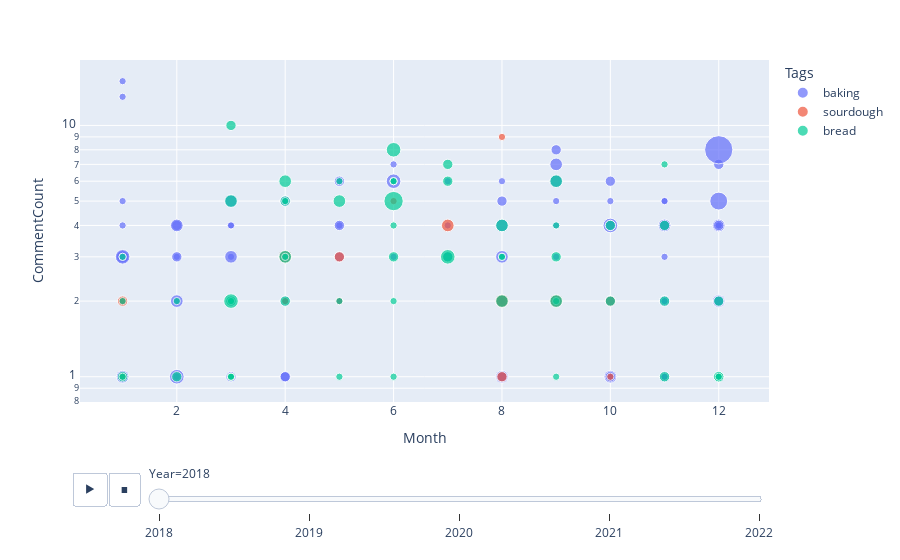

Notebook code for this chart:
### Code cell
fig = px.scatter(mydf,
              x=mydf['Month'],
              y="CommentCount",
              color="Tags",
              size="AnswerCount",
              hover_name="Title",
              hover_data=["Month"],
              log_y=True,
              animation_frame=mydf['Year'],
              #animation_group="Tags",
)

fig.show()

### Figure 1 — Plotly figure (JSON) as saved in the notebook; plotly's stock layout.template omitted (floating-point values rounded to 4 significant figures; data arrays with more than 128 entries replaced by an {"elided": "..."} marker saying what was removed)
{"data": [{"hovertemplate": "<b>%{hovertext}</b><br><br>Tags=baking<br>Year=2018<br>Month=%{x}<br>CommentCount=%{y}<br>AnswerCount=%{marker.size}<extra></extra>", "hovertext": {"elided": "196 str values"}, "legendgroup": "baking", "marker": {"color": "#636efa", "size": {"elided": "196 int values"}, "sizemode": "area", "sizeref": 0.0375, "symbol": "circle"}, "mode": "markers", "name": "baking", "orientation": "v", "showlegend": true, "type": "scatter", "x": {"elided": "196 int values"}, "xaxis": "x", "y": {"elided": "196 int values"}, "yaxis": "y"}, {"hovertemplate": "<b>%{hovertext}</b><br><br>Tags=sourdough<br>Year=2018<br>Month=%{x}<br>CommentCount=%{y}<br>AnswerCount=%{marker.size}<extra></extra>", "hovertext": ["Sourdough starter and long term feeding", "Sourdough recipe with vinegar", "Working with a slack (sticky) sourdough", "Storing fresh sourdough", "Making sourdough bread with just flour and water (and no starter)", "Sourdough starter hydration", "Artisan sourdough bread", "Sourdough starter not buoyant", "What's the point of long/complex sourdough feeding techniques?", "My sourdough starter stopped growing after day two", "What went wrong with this bread?", "What is the difference between a wild yeast starter and a sourdough starter?", "Sourdough Starter Black Spots", "My sourdough starter split in 2 on the 3rd day. What should I do?", "Sourdough starter stopped growing, is it normal?", "Sourdough starter - Have I been doing it wrong?", "When to add salt in sourdough bread mix?", "Small black spot on sourdough starter", "Not feeding sourdough starter enough?", "How do I make my sourdough crust thinner?", "Wheat sourdough starter - \"swamp\" smell", "Pros and Cons of Sourdough", "Why is my gluten so weak?", "Over proofed dough still good?", "What type of flour is ideal for sourdough?", "What does sourdough starter REALLY need?", "Vinegar Smell from Sourdough Starter"], "legendgroup": "sourdough", "marker": {"color": "#EF553B", "size": [1, 1, 2, 1, 1, 2, 1, 1, 3, 1, 2, 1, 1, 1, 3, 3, 2, 2, 3, 1, 0, 1, 1, 3, 1, 2, 2], "sizemode": "area", "sizeref": 0.0375, "symbol": "circle"}, "mode": "markers", "name": "sourdough", "orientation": "v", "showlegend": true, "type": "scatter", "x": [1, 1, 1, 1, 3, 3, 3, 3, 4, 4, 5, 5, 6, 7, 7, 8, 8, 8, 8, 8, 8, 8, 9, 9, 10, 10, 10], "xaxis": "x", "y": [2, 0, 2, 1, 0, 0, 1, 0, 3, 2, 3, 2, 5, 0, 4, 2, 0, 1, 2, 0, 2, 9, 2, 2, 1, 2, 0], "yaxis": "y"}, {"hovertemplate": "<b>%{hovertext}</b><br><br>Tags=bread<br>Year=2018<br>Month=%{x}<br>CommentCount=%{y}<br>AnswerCount=%{marker.size}<extra></extra>", "hovertext": ["Can I par-bake French bread?", "how does bread fermentation change in relation to inital yeast weight, time and temperature?", "Sourdough recipe with vinegar", "Forgot the yeast in a brioche bread recipe", "Can I use whole milk instead of powdered milk?", "After baking, bread coated with shiny residue", "How to create Yellow Bread", "How do I stop my flatbread from going hard like pizza crust?", "How much gluten should I add to maida flour for bread, and how?", "Does waiting for bread to rise before baking change its nutrient composition?", "ziplock-type gallon bag to store my sour dough starter in the fridge.", "Sugar and Salt Solutions", "Converting sugars with yeast", "What causes a bread dough to become dense?", "If I double a bread recipe do I double the salt?", "What cheese might compliment New England clam chowder?", "How interchangeable are fats in yeast bread recipes?", "Can I blend pasta and add water to make bread or pizza dough?", "Baker’s ratio for crackers", "Making sourdough bread with just flour and water (and no starter)", "Should I put yeast in sweet bread?", "Sourdough starter hydration", "Issue getting Atta bread right", "Preserving bread with vinegar", "Artisan sourdough bread", "What are some ways to make caramel thin?", "How can I remove a stuck babka from a stoneware baking bowl?", "Sourdough starter not buoyant", "Adding Instant Yeast to dry bread mix for later use", "Making Easter Bread", "Sun light on sour dough starter", "What's the point of long/complex sourdough feeding techniques?", "No knead bread dough looking slimy after a week", "Working principle of a farinograph", "Bagels - Use of Barley Malt Syrup or Non-Diastatic Malt Powder", "Will an IPA beer work properly for beer bread?", "What is the English name for chleb bez maki?", "Adding malt powder to a conventional brown bread machine recipe", "Undercooked French Bread in Bread machine", "When to apply a white egg wash on white wheat bread?", "Is there a general algorithm for calculating the amount of yeast while making bread?", "How do I make my bread heavy when baked?", "What are some pros/cons of restarting a bread machine mid-cycle?", "About ripe bananas for banana bread", "Can I make bread/pizza dough with only cricket flour and no wheat flour", "What is the difference between a wild yeast starter and a sourdough starter?", "Was \"Pastry flour for bread\"", "Does room temperature affect rising time for bread dough?", "Bread is too moist in a humid climate", "Why do Injera recipes call for adding boiling water or cooking down tef with some water?", "Heating part baked baguettes in lid-covered pyrex", "Can I use cilantro instead of basil on a bruschetta?", "Problem with bread taste and smell", "Why did flatbread dominate the Middle East but Europe adopted raised breads?", "Why is tin loaf bread not usually scored like other forms of bread?", "Home-made Burger buns food safety", "Ascorbic Acid, Calcium Propionate - Differences?", "What's the function of acerola powder in bread?", "Why does this recipe call for so much yeast?", "Kneading dough by hand", "In bakeries, what are the factors that make breads become hard?", "Are there home bread machines that can make baguettes or boules?", "Does teff flour destroy gluten, and what do do about it?", "Substituting maple syrup for honey in bread", "Not feeding sourdough starter enough?", "Unpleasant crust on bread", "How do I follow a recipe if my oven doesn't go as high as the recipe states?", "Why does storing bread in a plastic (grocery) bag keep it fresh longer?", "The quest for the perfect croissant", "Must bread dough clear the side of the mixer using the hook?", "Why is my gluten so weak?", "Using Greek farina (cake flour) instead of yeast for making bread whilst combined with general puproce flour", "Can using a poolish or biga preferment help me make a less dense wholemeal bread?", "My mom says to knead bread doutgh after rising", "Freezing bread baked from frozen yeast bread dough", "How could I split the proving and baking of bread over 8 hours plus?", "My bread recipe book isn't linear with its ingredients?", "Over proofed dough still good?", "How to save a bread without enough water", "Freezing bread, sliced or whole", "What does sourdough starter REALLY need?", "Vinegar Smell from Sourdough Starter", "Bread crust separated from interior", "soft then stiff baguette dough", "Sour Dough Wet Dough", "Cast Iron Bread Tin is Leaving Black Spots on Bread?", "Are these tiny white dots on my bread mold?", "ratio of non diastatic malt powder to one pound of flour.", "Help with hand tossed pizza dough (like domino's)", "what is a required temperature of water for foaming of yeast??", "Can I make a gluten free sourdough bread?", "How do I know that the quantity of salt is enough for a given amount of flour?", "How can I save bread from mildew?", "Too much Baking Soda in Banana Bread", "How does the viscosity of honey affect bread machine results?", "Oven temperature when increase bread recipe?", "Glucose in sweet bread?", "How can we prevent the steaming of tiffin when we put chapatis in?", "Why slow ferment after shaping?", "Difficulty with frozen bread dough", "How much gluten for soft, airy, enriched dough?", "What happens to dough when sugar is added?", "Top of Dough \"Cracked\" During Cold Rise - is it bad?", "Quick breads in foil pans", "What to look for in a thermometer for bread making?", "How to use a preferment / poolish? Cake vs ADY?", "How to make rolls airier and crustier?"], "legendgroup": "bread", "marker": {"color": "#00cc96", "size": [1, 1, 1, 2, 1, 1, 4, 1, 1, 1, 1, 2, 0, 0, 1, 1, 2, 3, 0, 1, 1, 2, 3, 2, 1, 0, 1, 1, 4, 1, 1, 3, 1, 0, 2, 2, 1, 1, 1, 3, 1, 1, 1, 2, 3, 1, 1, 1, 1, 2, 1, 1, 4, 7, 2, 2, 1, 2, 2, 4, 0, 2, 1, 2, 3, 1, 3, 2, 4, 1, 1, 1, 1, 1, 2, 3, 2, 3, 1, 1, 2, 2, 2, 1, 0, 1, 1, 1, 1, 1, 1, 2, 1, 2, 0, 2, 1, 2, 2, 2, 1, 1, 2, 2, 0, 1, 0], "sizemode": "area", "sizeref": 0.0375, "symbol": "circle"}, "mode": "markers", "name": "bread", "orientation": "v", "showlegend": true, "type": "scatter", "x": [1, 1, 1, 1, 1, 1, 1, 1, 1, 1, 2, 2, 3, 3, 3, 3, 3, 3, 3, 3, 3, 3, 3, 3, 3, 3, 3, 3, 3, 3, 4, 4, 4, 4, 4, 4, 4, 4, 4, 4, 5, 5, 5, 5, 5, 5, 6, 6, 6, 6, 6, 6, 6, 6, 6, 6, 7, 7, 7, 7, 7, 7, 8, 8, 8, 8, 8, 8, 8, 9, 9, 9, 9, 9, 9, 9, 9, 9, 10, 10, 10, 10, 10, 10, 10, 10, 10, 10, 11, 11, 11, 11, 11, 11, 11, 11, 12, 12, 12, 12, 12, 12, 12, 12, 12, 12, 12], "xaxis": "x", "y": [0, 0, 0, 1, 0, 2, 0, 3, 0, 1, 2, 1, 2, 3, 2, 0, 2, 0, 3, 0, 2, 0, 5, 10, 1, 3, 1, 0, 2, 1, 0, 3, 0, 6, 2, 5, 5, 0, 3, 6, 0, 6, 1, 0, 5, 2, 4, 2, 6, 0, 6, 1, 8, 5, 0, 3, 0, 3, 6, 3, 2, 7, 3, 0, 2, 3, 4, 0, 0, 0, 2, 4, 0, 1, 0, 6, 3, 2, 0, 0, 2, 0, 4, 0, 0, 0, 0, 0, 7, 0, 0, 4, 0, 2, 1, 1, 1, 0, 1, 1, 1, 0, 2, 0, 2, 0, 4], "yaxis": "y"}], "layout": {"legend": {"itemsizing": "constant", "title": {"text": "Tags"}, "tracegroupgap": 0}, "margin": {"t": 60}, "sliders": [{"active": 0, "currentvalue": {"prefix": "Year="}, "len": 0.9, "pad": {"b": 10, "t": 60}, "steps": [{"args": [["2018"], {"frame": {"duration": 0, "redraw": false}, "fromcurrent": true, "mode": "immediate", "transition": {"duration": 0, "easing": "linear"}}], "label": "2018", "method": "animate"}, {"args": [["2019"], {"frame": {"duration": 0, "redraw": false}, "fromcurrent": true, "mode": "immediate", "transition": {"duration": 0, "easing": "linear"}}], "label": "2019", "method": "animate"}, {"args": [["2020"], {"frame": {"duration": 0, "redraw": false}, "fromcurrent": true, "mode": "immediate", "transition": {"duration": 0, "easing": "linear"}}], "label": "2020", "method": "animate"}, {"args": [["2021"], {"frame": {"duration": 0, "redraw": false}, "fromcurrent": true, "mode": "immediate", "transition": {"duration": 0, "easing": "linear"}}], "label": "2021", "method": "animate"}, {"args": [["2022"], {"frame": {"duration": 0, "redraw": false}, "fromcurrent": true, "mode": "immediate", "transition": {"duration": 0, "easing": "linear"}}], "label": "2022", "method": "animate"}], "x": 0.1, "xanchor": "left", "y": 0, "yanchor": "top"}], "updatemenus": [{"buttons": [{"args": [null, {"frame": {"duration": 500, "redraw": false}, "fromcurrent": true, "mode": "immediate", "transition": {"duration": 500, "easing": "linear"}}], "label": "&#9654;", "method": "animate"}, {"args": [[null], {"frame": {"duration": 0, "redraw": false}, "fromcurrent": true, "mode": "immediate", "transition": {"duration": 0, "easing": "linear"}}], "label": "&#9724;", "method": "animate"}], "direction": "left", "pad": {"r": 10, "t": 70}, "showactive": false, "type": "buttons", "x": 0.1, "xanchor": "right", "y": 0, "yanchor": "top"}], "xaxis": {"anchor": "y", "domain": [0, 1], "title": {"text": "Month"}}, "yaxis": {"anchor": "x", "domain": [0, 1], "title": {"text": "CommentCount"}, "type": "log"}}}
